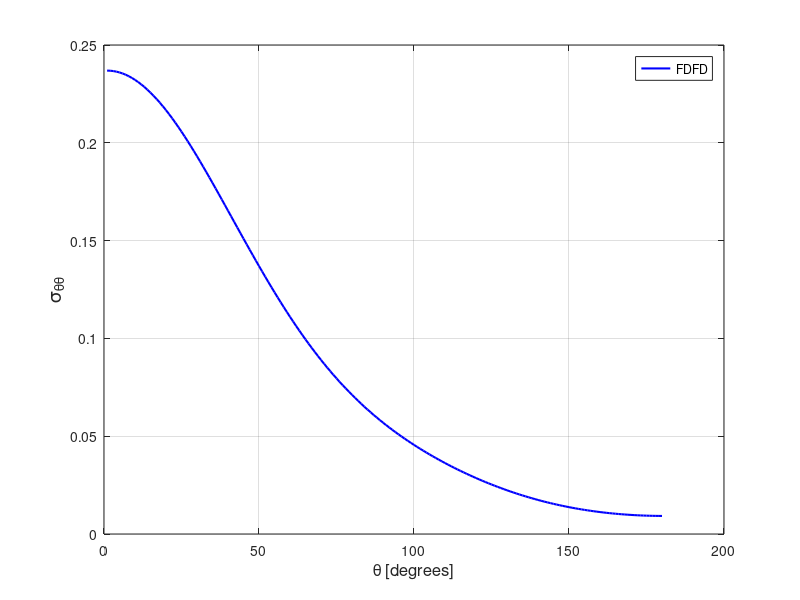

This chart was generated by the following MATLAB code:
stt = [ 
    1  0.23690681E+00
    2  0.23685099E+00
    3  0.23667538E+00
    4  0.23638131E+00
    5  0.23597005E+00
    6  0.23544100E+00
    7  0.23479597E+00
    8  0.23403692E+00
    9  0.23316269E+00
   10  0.23217727E+00
   11  0.23108079E+00
   12  0.22987767E+00
   13  0.22856936E+00
   14  0.22715820E+00
   15  0.22564584E+00
   16  0.22403504E+00
   17  0.22233038E+00
   18  0.22053339E+00
   19  0.21864919E+00
   20  0.21667857E+00
   21  0.21462746E+00
   22  0.21249816E+00
   23  0.21029390E+00
   24  0.20802005E+00
   25  0.20567898E+00
   26  0.20327552E+00
   27  0.20081441E+00
   28  0.19829717E+00
   29  0.19572997E+00
   30  0.19311583E+00
   31  0.19045889E+00
   32  0.18776385E+00
   33  0.18503462E+00
   34  0.18227449E+00
   35  0.17948806E+00
   36  0.17667951E+00
   37  0.17385104E+00
   38  0.17100810E+00
   39  0.16815399E+00
   40  0.16529270E+00
   41  0.16242678E+00
   42  0.15956107E+00
   43  0.15669721E+00
   44  0.15383950E+00
   45  0.15099123E+00
   46  0.14815485E+00
   47  0.14533246E+00
   48  0.14252838E+00
   49  0.13974360E+00
   50  0.13698289E+00
   51  0.13424590E+00
   52  0.13153639E+00
   53  0.12885572E+00
   54  0.12620568E+00
   55  0.12358837E+00
   56  0.12100577E+00
   57  0.11845836E+00
   58  0.11594792E+00
   59  0.11347547E+00
   60  0.11104231E+00
   61  0.10864902E+00
   62  0.10629713E+00
   63  0.10398635E+00
   64  0.10171735E+00
   65  0.99491157E-01
   66  0.97307228E-01
   67  0.95165633E-01
   68  0.93067721E-01
   69  0.91011919E-01
   70  0.88999651E-01
   71  0.87029070E-01
   72  0.85101292E-01
   73  0.83215237E-01
   74  0.81370756E-01
   75  0.79566717E-01
   76  0.77803373E-01
   77  0.76079704E-01
   78  0.74394718E-01
   79  0.72748557E-01
   80  0.71140066E-01
   81  0.69567494E-01
   82  0.68031743E-01
   83  0.66531353E-01
   84  0.65064661E-01
   85  0.63631266E-01
   86  0.62230762E-01
   87  0.60862284E-01
   88  0.59524253E-01
   89  0.58215860E-01
   90  0.56936633E-01
   91  0.55685692E-01
   92  0.54462414E-01
   93  0.53265281E-01
   94  0.52093882E-01
   95  0.50947245E-01
   96  0.49824905E-01
   97  0.48725549E-01
   98  0.47649566E-01
   99  0.46595357E-01
  100  0.45562170E-01
  101  0.44549938E-01
  102  0.43557521E-01
  103  0.42584740E-01
  104  0.41631047E-01
  105  0.40695544E-01
  106  0.39778151E-01
  107  0.38878273E-01
  108  0.37995126E-01
  109  0.37128966E-01
  110  0.36278974E-01
  111  0.35444837E-01
  112  0.34626774E-01
  113  0.33823851E-01
  114  0.33035908E-01
  115  0.32263074E-01
  116  0.31504955E-01
  117  0.30761270E-01
  118  0.30031573E-01
  119  0.29316416E-01
  120  0.28615154E-01
  121  0.27927650E-01
  122  0.27253766E-01
  123  0.26593894E-01
  124  0.25947565E-01
  125  0.25314813E-01
  126  0.24695443E-01
  127  0.24089430E-01
  128  0.23496682E-01
  129  0.22917373E-01
  130  0.22351036E-01
  131  0.21797946E-01
  132  0.21258270E-01
  133  0.20731511E-01
  134  0.20217765E-01
  135  0.19717222E-01
  136  0.19229468E-01
  137  0.18754695E-01
  138  0.18292785E-01
  139  0.17843772E-01
  140  0.17407447E-01
  141  0.16983852E-01
  142  0.16572729E-01
  143  0.16174221E-01
  144  0.15788168E-01
  145  0.15414448E-01
  146  0.15052988E-01
  147  0.14703787E-01
  148  0.14366650E-01
  149  0.14041426E-01
  150  0.13728122E-01
  151  0.13426418E-01
  152  0.13136382E-01
  153  0.12857955E-01
  154  0.12591003E-01
  155  0.12334995E-01
  156  0.12090341E-01
  157  0.11856713E-01
  158  0.11633432E-01
  159  0.11421331E-01
  160  0.11219823E-01
  161  0.11028573E-01
  162  0.10847709E-01
  163  0.10677038E-01
  164  0.10516362E-01
  165  0.10365640E-01
  166  0.10224723E-01
  167  0.10093556E-01
  168  0.99718897E-02
  169  0.98596932E-02
  170  0.97569013E-02
  171  0.96633527E-02
  172  0.95790820E-02
  173  0.95037166E-02
  174  0.94375676E-02
  175  0.93802251E-02
  176  0.93319071E-02
  177  0.92923110E-02
  178  0.92617348E-02
  179  0.92395758E-02
  180  0.92267245E-02
  181  0.92222812E-02
  182  0.92265019E-02
  183  0.92395144E-02
  184  0.92613529E-02
  185  0.92918808E-02
  186  0.93314024E-02
  187  0.93796141E-02
  188  0.94367182E-02
  189  0.95028225E-02
  190  0.95779290E-02
  191  0.96621178E-02
  192  0.97555220E-02
  193  0.98580951E-02
  194  0.99701844E-02
  195  0.10091628E-01
  196  0.10222610E-01
  197  0.10363370E-01
  198  0.10513850E-01
  199  0.10674239E-01
  200  0.10844648E-01
  201  0.11025285E-01
  202  0.11216191E-01
  203  0.11417429E-01
  204  0.11629310E-01
  205  0.11852014E-01
  206  0.12085250E-01
  207  0.12329751E-01
  208  0.12585108E-01
  209  0.12851840E-01
  210  0.13129784E-01
  211  0.13419333E-01
  212  0.13720469E-01
  213  0.14033169E-01
  214  0.14357771E-01
  215  0.14694487E-01
  216  0.15043258E-01
  217  0.15403934E-01
  218  0.15776973E-01
  219  0.16162354E-01
  220  0.16560050E-01
  221  0.16970458E-01
  222  0.17393481E-01
  223  0.17828830E-01
  224  0.18277228E-01
  225  0.18738206E-01
  226  0.19212177E-01
  227  0.19698897E-01
  228  0.20198585E-01
  229  0.20711303E-01
  230  0.21236906E-01
  231  0.21775870E-01
  232  0.22327779E-01
  233  0.22892905E-01
  234  0.23471152E-01
  235  0.24062650E-01
  236  0.24667496E-01
  237  0.25285691E-01
  238  0.25917254E-01
  239  0.26562555E-01
  240  0.27221134E-01
  241  0.27893463E-01
  242  0.28579500E-01
  243  0.29279549E-01
  244  0.29993519E-01
  245  0.30721627E-01
  246  0.31463899E-01
  247  0.32220654E-01
  248  0.32992225E-01
  249  0.33778489E-01
  250  0.34579895E-01
  251  0.35396732E-01
  252  0.36229171E-01
  253  0.37077367E-01
  254  0.37942152E-01
  255  0.38823389E-01
  256  0.39721981E-01
  257  0.40637620E-01
  258  0.41571699E-01
  259  0.42523958E-01
  260  0.43495174E-01
  261  0.44485793E-01
  262  0.45496501E-01
  263  0.46527896E-01
  264  0.47580466E-01
  265  0.48655197E-01
  266  0.49752817E-01
  267  0.50873049E-01
  268  0.52018140E-01
  269  0.53187784E-01
  270  0.54383472E-01
  271  0.55605043E-01
  272  0.56854535E-01
  273  0.58132123E-01
  274  0.59438508E-01
  275  0.60774654E-01
  276  0.62142476E-01
  277  0.63540816E-01
  278  0.64972177E-01
  279  0.66436768E-01
  280  0.67936763E-01
  281  0.69470726E-01
  282  0.71041137E-01
  283  0.72647892E-01
  284  0.74292511E-01
  285  0.75975828E-01
  286  0.77697970E-01
  287  0.79459488E-01
  288  0.81261739E-01
  289  0.83104320E-01
  290  0.84988959E-01
  291  0.86915076E-01
  292  0.88883772E-01
  293  0.90895265E-01
  294  0.92948705E-01
  295  0.95045008E-01
  296  0.97185031E-01
  297  0.99367112E-01
  298  0.10159223E+00
  299  0.10385934E+00
  300  0.10616893E+00
  301  0.10851946E+00
  302  0.11091139E+00
  303  0.11334245E+00
  304  0.11581375E+00
  305  0.11832312E+00
  306  0.12086882E+00
  307  0.12345051E+00
  308  0.12606610E+00
  309  0.12871484E+00
  310  0.13139430E+00
  311  0.13410315E+00
  312  0.13683909E+00
  313  0.13959944E+00
  314  0.14238299E+00
  315  0.14518644E+00
  316  0.14800760E+00
  317  0.15084367E+00
  318  0.15369192E+00
  319  0.15654950E+00
  320  0.15941304E+00
  321  0.16227922E+00
  322  0.16514501E+00
  323  0.16800670E+00
  324  0.17086115E+00
  325  0.17370434E+00
  326  0.17653345E+00
  327  0.17934343E+00
  328  0.18213062E+00
  329  0.18489198E+00
  330  0.18762378E+00
  331  0.19032025E+00
  332  0.19297969E+00
  333  0.19559535E+00
  334  0.19816478E+00
  335  0.20068486E+00
  336  0.20314859E+00
  337  0.20555581E+00
  338  0.20790000E+00
  339  0.21017691E+00
  340  0.21238495E+00
  341  0.21451801E+00
  342  0.21657357E+00
  343  0.21854728E+00
  344  0.22043666E+00
  345  0.22223768E+00
  346  0.22394763E+00
  347  0.22556265E+00
  348  0.22708119E+00
  349  0.22849762E+00
  350  0.22981255E+00
  351  0.23102015E+00
  352  0.23212217E+00
  353  0.23311257E+00
  354  0.23399231E+00
  355  0.23475863E+00
  356  0.23540980E+00
  357  0.23594494E+00
  358  0.23636270E+00
  359  0.23666266E+00
  360  0.23684387E+00
 ]; 
plot(stt(1:180,1),stt(1:180,2),'b-','linewidth',1.5 ); 
grid on 
legend('FDFD');
xlabel('\theta [degrees]','FontSize',12);
ylabel('\sigma_{\theta\theta}','FontSize',14);
